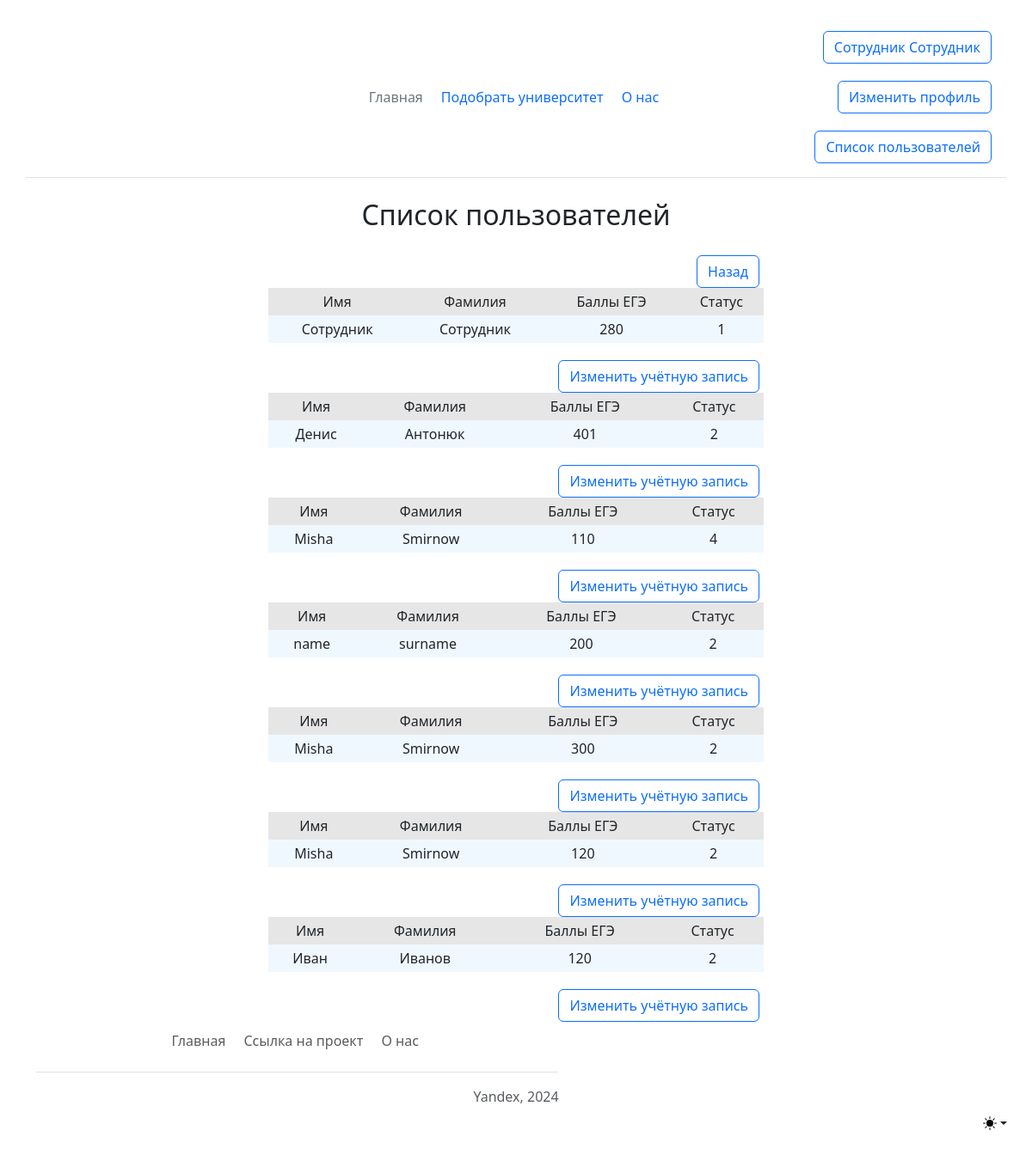
/users_list (signed in), run on the app's committed database.
### data/users.py (models this page shows, shortened)
class User(SqlAlchemyBase, UserMixin, SerializerMixin):
    __tablename__ = 'users'
    id = sqlalchemy.Column(sqlalchemy.Integer,
                           primary_key=True, autoincrement=True)
    surname = sqlalchemy.Column(sqlalchemy.String, nullable=True)
    name = sqlalchemy.Column(sqlalchemy.String, nullable=True)
    email = sqlalchemy.Column(sqlalchemy.String,
                              index=True, unique=True, nullable=True)
    hashed_password = sqlalchemy.Column(sqlalchemy.String, nullable=True)
    modified_date = sqlalchemy.Column(sqlalchemy.DateTime,
                                      default=datetime.datetime.now)
    address = sqlalchemy.Column(sqlalchemy.String, nullable=True)
    min_ege_score = sqlalchemy.Column(sqlalchemy.Integer, nullable=True)
    type = sqlalchemy.Column(sqlalchemy.Integer, nullable=True)

### main.py (the view)
@app.route('/users_list', methods=['GET', 'POST'])
@login_required
def users_list():
    users = db_sess.query(User).all()
    type = db_sess.query(Type).all()
    return render_template('users.html', title='Журнал факультетов', users=users, type=type)

### data/db_session.py (called while the page is built)
def create_session() -> Session:
    global __factory
    return __factory()

### main.py (called while the page is built)
@login_manager.user_loader
def load_user(user_id: int):
    db_sess = db_session.create_session()
    return db_sess.query(User).get(user_id)

### templates/users.html (shortened to what this page needs)
{% extends 'base.html' %}
{% block content %}
    <div class="dropdown position-fixed bottom-0 end-0 mb-3 me-3 bd-mode-toggle">
      <button class="btn btn-bd-primary py-2 dropdown-toggle d-flex align-items-center" id="bd-theme" type="button" aria-expanded="false" data-bs-toggle="dropdown" aria-label="Toggle theme (light)">
        <svg class="bi my-1 theme-icon-active" width="1em" height="1em"><use href="#sun-fill"></use></svg>
      </button>
    </div>
<main class="container form-signin w-50 m-auto">
    <h2 align="center">Список пользователей</h2>
    <a class="btn btn-outline-primary" href="http://localhost:5000/">Назад</a>
    {% for user in users %}
        <table class="tbl">
            <tr class="mn">
                <td>Имя</td>
                <td>Фамилия</td>
                <td>Баллы ЕГЭ</td>
                <td>Статус</td>
            </tr>
            <tr>
                <td>{{ user.name }}</td>
                <td>{{ user.surname }}</td>
                <td>{{ user.min_ege_score }}</td>
                <td>{{ user.type }}</td>
            </tr>
        </table>
    <a class="btn btn-outline-primary" href="http://localhost:5000/user/{{ user.id }}">Изменить учётную запись</a>
    {% endfor %}
</main>
{% endblock %}

### templates/base.html (shortened to what this page needs)
<!DOCTYPE html>
<html lang="ru">
<head>
    <link rel="stylesheet" href="css/style.css">
    <link rel="stylesheet" href="{{url_for('static', filename='css/main.css') }}">
    <link rel="stylesheet" href="https://cdn.jsdelivr.net/npm/bootstrap@5.3.2/dist/css/bootstrap.min.css"
>
</head>
<body>
    <header class="container d-flex flex-wrap align-items-center justify-content-center justify-content-md-between py-3 mb-4 border-bottom">
    <div class="col-md-3 mb-2 mb-md-0">
        <a href="/" class="d-inline-flex link-body-emphasis text-decoration-none">
            <svg class="bi" width="40" height="32" role="img" aria-label="Bootstrap">
                <use xlink:href="#bootstrap"></use>
            </svg>
        </a>
    </div>
    <ul class="nav col-12 col-md-auto mb-2 justify-content-center mb-md-0">
        <li><a href="/home" class="nav-link px-2 link-secondary">Главная</a></li>
        <li><a href="/select_universities" class="nav-link px-2">Подобрать университет</a></li>
        <li><a href="/about" class="nav-link px-2">О нас</a></li>
    </ul>
    <div class="col-md-3 text-end">
            {% if current_user.is_authenticated %}
                <a class="btn btn-outline-primary" href="/logout">{{ current_user.surname }} {{ current_user.name }}</a>
                <a class="btn btn-outline-primary" href="/user/{{ current_user.id }}">Изменить профиль</a>
            {% else %}
                <a href="/login" type="button" class="btn btn-outline-primary me-2">Войти</a>
                <a href="/register" type="button" class="btn btn-outline-primary me-2">Создать аккаунт</a>
            {% endif %}
            {% if current_user.is_authenticated and current_user.type == 1 %}
                <a class="btn btn-outline-primary" href="/users_list">Список пользователей</a>
            {% endif %}
    </div>
    </header>
    {% block content %}{% endblock %}
    <footer class="container py-3 my-4">
    <ul class="nav justify-content-center border-bottom pb-3 mb-3">
        <li class="nav-item"><a href="/home" class="nav-link px-2 text-body-secondary">Главная</a></li>
        <li class="nav-item"><a href="https://github.com/Mishgite/Choosing_institute"
                                class="nav-link px-2 text-body-secondary">Ссылка на проект</a></li>
        <li class="nav-item"><a href="/about" class="nav-link px-2 text-body-secondary">О нас</a></li>
    </ul>
    <p class="text-center text-body-secondary">Yandex, 2024</p>
    </footer>
</body>
</html>

### static/css/style.css (style rules this page uses)
tr.mn { text-align: center; background-color: #e6e6e6; }
.tbl { width: 100%; text-align: center; background-color: aliceblue; line-height: 30px; }
a { display: inline-block; float: right; margin-right: 5px; margin-top: 1.25em; }

### data on the page
User: surname "Сотрудник", name "Сотрудник", min_ege_score "280", type "1"
User: name "Денис", surname "Антонюк", min_ege_score "401", type "2"
User: name "Misha", surname "Smirnow", min_ege_score "110", type "4"
User: name "name", surname "surname", min_ege_score "200", type "2"
User: name "Misha", surname "Smirnow", min_ege_score "300", type "2"
User: name "Misha", surname "Smirnow", min_ege_score "120", type "2"
User: name "Иван", surname "Иванов", min_ege_score "120", type "2"
